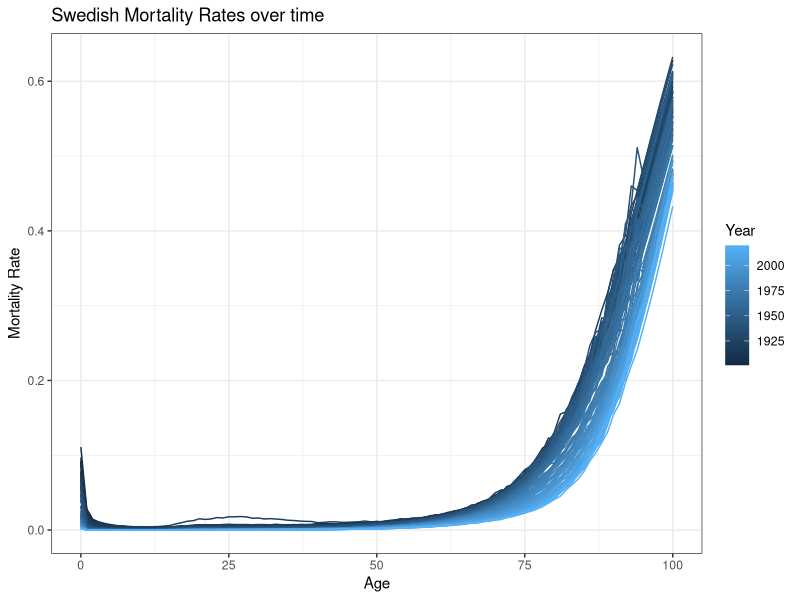

Reproduce this figure in R. (Note: this script raises an error after producing the figure.)
setwd("/Users/julianashwin/Documents/GitHub/MortalityEstimation/")
rm(list=ls())

require(ggplot2)

"
Sweden
"
# Import life table from txct file (copied from HMD website)
lifetab_df <- as.data.frame(read.table("data/raw/SWE_lifetab.txt", header = TRUE))

# Some quick pre-cleaning
lifetab_df <- lifetab_df[which(lifetab_df$Age != "110+"),]
lifetab_df$Age <- as.numeric(lifetab_df$Age)
lifetab_df <- lifetab_df[which(lifetab_df$Age <= 100),]

ggplot(lifetab_df[lifetab_df$Year > 1900,], aes(x = Age, y = mx)) + 
  geom_line(aes(group = Year, color = Year)) +
  xlab("Age") + ylab("Mortality Rate") + theme_bw() +
  ggtitle("Swedish Mortality Rates over time")
ggsave("figures/SWE/mortality_rates.pdf", width = 6, height = 4)

# Save the cleaned up data
write.csv(lifetab_df, "data/clean/SWE_life.csv", row.names = FALSE)



"
USA
"
# Import life table from txct file (copied from HMD website)
lifetab_df <- as.data.frame(read.table("data/raw/USA_lifetab.txt", header = TRUE))

# Some quick pre-cleaning
lifetab_df <- lifetab_df[which(lifetab_df$Age != "110+"),]
lifetab_df$Age <- as.numeric(lifetab_df$Age)
lifetab_df <- lifetab_df[which(lifetab_df$Age <= 100),]

ggplot(lifetab_df[lifetab_df$Year > 1900,], aes(x = Age, y = mx)) + 
  geom_line(aes(group = Year, color = Year)) +
  xlab("Age") + ylab("Mortality Rate") + theme_bw() +
  ggtitle("USA Mortality Rates over time")
ggsave("figures/USA/mortality_rates.pdf", width = 6, height = 4)


# Save the cleaned up data
write.csv(lifetab_df, "data/clean/USA_life.csv", row.names = FALSE)


